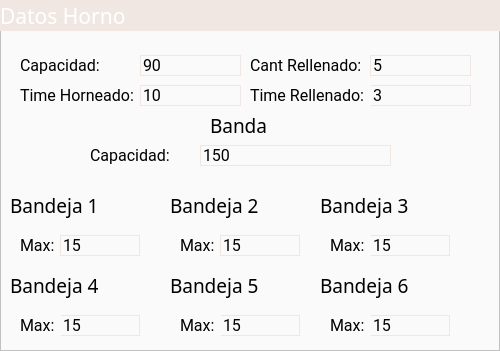
      <widget class="QFrame" name="frame_22">
       <property name="geometry">
        <rect>
         <x>1100</x>
         <y>120</y>
         <width>500</width>
         <height>351</height>
        </rect>
       </property>
       <property name="styleSheet">
        <string notr="true">background-color:rgb(250,250,250);</string>
       </property>
       <property name="frameShape">
        <enum>QFrame::StyledPanel</enum>
       </property>
       <property name="frameShadow">
        <enum>QFrame::Raised</enum>
       </property>
       <widget class="QLabel" name="label_36">
        <property name="geometry">
         <rect>
          <x>0</x>
          <y>0</y>
          <width>501</width>
          <height>31</height>
         </rect>
        </property>
        <property name="font">
         <font>
          <family>Doppio One</family>
          <pointsize>16</pointsize>
          <weight>50</weight>
          <bold>false</bold>
         </font>
        </property>
        <property name="styleSheet">
         <string notr="true">color: white;
background-color:rgb(240, 231, 227);</string>
        </property>
        <property name="text">
         <string>Datos Horno</string>
        </property>
       </widget>
       <widget class="QLabel" name="label_37">
        <property name="geometry">
         <rect>
          <x>20</x>
          <y>50</y>
          <width>91</width>
          <height>31</height>
         </rect>
        </property>
        <property name="font">
         <font>
          <family>Roboto</family>
          <pointsize>12</pointsize>
         </font>
        </property>
        <property name="text">
         <string>Capacidad:</string>
        </property>
       </widget>
       <widget class="QLabel" name="label_39">
        <property name="geometry">
         <rect>
          <x>20</x>
          <y>80</y>
          <width>121</width>
          <height>31</height>
         </rect>
        </property>
        <property name="font">
         <font>
          <family>Roboto</family>
          <pointsize>12</pointsize>
         </font>
        </property>
        <property name="text">
         <string>Time Horneado:</string>
        </property>
       </widget>
       <widget class="QLineEdit" name="txtTiempoHorneado">
        <property name="geometry">
         <rect>
          <x>140</x>
          <y>85</y>
          <width>101</width>
          <height>21</height>
         </rect>
        </property>
        <property name="font">
         <font>
          <family>Roboto</family>
          <pointsize>12</pointsize>
         </font>
        </property>
        <property name="styleSheet">
         <string notr="true">border-width: 1px;
border-style: solid;
border-color: rgb(240, 231, 227);</string>
        </property>
        <property name="text">
         <string>10</string>
        </property>
       </widget>
       <widget class="QLabel" name="label_40">
        <property name="geometry">
         <rect>
          <x>20</x>
          <y>230</y>
          <width>41</width>
          <height>31</height>
         </rect>
        </property>
        <property name="font">
         <font>
          <family>Roboto</family>
          <pointsize>12</pointsize>
         </font>
        </property>
        <property name="text">
         <string>Max:</string>
        </property>
       </widget>
       <widget class="QLineEdit" name="txtMaxBandeja">
        <property name="geometry">
         <rect>
          <x>60</x>
          <y>235</y>
          <width>80</width>
          <height>21</height>
         </rect>
        </property>
        <property name="font">
         <font>
          <family>Roboto</family>
          <pointsize>12</pointsize>
         </font>
        </property>
        <property name="styleSheet">
         <string notr="true">border-width: 1px;
border-style: solid;
border-color: rgb(240, 231, 227);</string>
        </property>
        <property name="text">
         <string>15</string>
        </property>
       </widget>
       <widget class="QLineEdit" name="txtCapacidadHorno">
        <property name="geometry">
         <rect>
          <x>140</x>
          <y>55</y>
          <width>101</width>
          <height>21</height>
         </rect>
        </property>
        <property name="font">
         <font>
          <family>Roboto</family>
          <pointsize>12</pointsize>
         </font>
        </property>
        <property name="styleSheet">
         <string notr="true">border-width: 1px;
border-style: solid;
border-color: rgb(240, 231, 227);</string>
        </property>
        <property name="text">
         <string>90</string>
        </property>
       </widget>
       <widget class="QLabel" name="label_41">
        <property name="geometry">
         <rect>
          <x>10</x>
          <y>190</y>
          <width>131</width>
          <height>31</height>
         </rect>
        </property>
        <property name="font">
         <font>
          <family>Doppio One</family>
          <pointsize>14</pointsize>
         </font>
        </property>
        <property name="styleSheet">
         <string notr="true"/>
        </property>
        <property name="text">
         <string>Bandeja 1</string>
        </property>
       </widget>
       <widget class="QLineEdit" name="txtTiempoRellenado">
        <property name="geometry">
         <rect>
          <x>370</x>
          <y>85</y>
          <width>101</width>
          <height>21</height>
         </rect>
        </property>
        <property name="font">
         <font>
          <family>Roboto</family>
          <pointsize>12</pointsize>
         </font>
        </property>
        <property name="styleSheet">
         <string notr="true">border-width: 1px;
border-style: solid;
border-color: rgb(240, 231, 227);</string>
        </property>
        <property name="text">
         <string>3</string>
        </property>
       </widget>
       <widget class="QLabel" name="label_43">
        <property name="geometry">
         <rect>
          <x>250</x>
          <y>50</y>
          <width>121</width>
          <height>31</height>
         </rect>
        </property>
        <property name="font">
         <font>
          <family>Roboto</family>
          <pointsize>12</pointsize>
         </font>
        </property>
        <property name="text">
         <string>Cant Rellenado:</string>
        </property>
       </widget>
       <widget class="QLineEdit" name="txtCantRellenado">
        <property name="geometry">
         <rect>
          <x>370</x>
          <y>55</y>
          <width>101</width>
          <height>21</height>
         </rect>
        </property>
        <property name="font">
         <font>
          <family>Roboto</family>
          <pointsize>12</pointsize>
         </font>
        </property>
        <property name="styleSheet">
         <string notr="true">border-width: 1px;
border-style: solid;
border-color: rgb(240, 231, 227);</string>
        </property>
        <property name="text">
         <string>5</string>
        </property>
       </widget>
       <widget class="QLabel" name="label_44">
        <property name="geometry">
         <rect>
          <x>250</x>
          <y>80</y>
          <width>121</width>
          <height>31</height>
         </rect>
        </property>
        <property name="font">
         <font>
          <family>Roboto</family>
          <pointsize>12</pointsize>
         </font>
        </property>
        <property name="text">
         <string>Time Rellenado:</string>
        </property>
       </widget>
       <widget class="QLabel" name="label_45">
        <property name="geometry">
         <rect>
          <x>170</x>
          <y>190</y>
          <width>131</width>
          <height>31</height>
         </rect>
        </property>
        <property name="font">
         <font>
          <family>Doppio One</family>
          <pointsize>14</pointsize>
         </font>
        </property>
        <property name="styleSheet">
         <string notr="true"/>
        </property>
        <property name="text">
         <string>Bandeja 2</string>
        </property>
       </widget>
       <widget class="QLabel" name="label_46">
        <property name="geometry">
         <rect>
          <x>180</x>
          <y>230</y>
          <width>41</width>
          <height>31</height>
         </rect>
        </property>
        <property name="font">
         <font>
          <family>Roboto</family>
          <pointsize>12</pointsize>
         </font>
        </property>
        <property name="text">
         <string>Max:</string>
        </property>
       </widget>
       <widget class="QLineEdit" name="txtMaxBandeja_2">
        <property name="geometry">
         <rect>
          <x>220</x>
          <y>235</y>
          <width>80</width>
          <height>21</height>
         </rect>
        </property>
        <property name="font">
         <font>
          <family>Roboto</family>
          <pointsize>12</pointsize>
         </font>
        </property>
        <property name="styleSheet">
         <string notr="true">border-width: 1px;
border-style: solid;
border-color: rgb(240, 231, 227);</string>
        </property>
        <property name="text">
         <string>15</string>
        </property>
       </widget>
       <widget class="QLineEdit" name="txtMaxBandeja_3">
        <property name="geometry">
         <rect>
          <x>370</x>
          <y>235</y>
          <width>80</width>
          <height>21</height>
         </rect>
        </property>
        <property name="font">
         <font>
          <family>Roboto</family>
          <pointsize>12</pointsize>
         </font>
        </property>
        <property name="styleSheet">
         <string notr="true">border-width: 1px;
border-style: solid;
border-color: rgb(240, 231, 227);</string>
        </property>
        <property name="text">
         <string>15</string>
        </property>
       </widget>
       <widget class="QLabel" name="label_47">
        <property name="geometry">
         <rect>
          <x>330</x>
          <y>230</y>
          <width>41</width>
          <height>31</height>
         </rect>
        </property>
        <property name="font">
         <font>
          <family>Roboto</family>
          <pointsize>12</pointsize>
         </font>
        </property>
        <property name="text">
         <string>Max:</string>
        </property>
       </widget>
       <widget class="QLabel" name="label_48">
        <property name="geometry">
         <rect>
          <x>320</x>
          <y>190</y>
          <width>131</width>
          <height>31</height>
         </rect>
        </property>
        <property name="font">
         <font>
          <family>Doppio One</family>
          <pointsize>14</pointsize>
         </font>
        </property>
        <property name="styleSheet">
         <string notr="true"/>
        </property>
        <property name="text">
         <string>Bandeja 3</string>
        </property>
       </widget>
       <widget class="QLineEdit" name="txtMaxBandeja_4">
        <property name="geometry">
         <rect>
          <x>60</x>
          <y>315</y>
          <width>80</width>
          <height>21</height>
         </rect>
        </property>
        <property name="font">
         <font>
          <family>Roboto</family>
          <pointsize>12</pointsize>
         </font>
        </property>
        <property name="styleSheet">
         <string notr="true">border-width: 1px;
border-style: solid;
border-color: rgb(240, 231, 227);</string>
        </property>
        <property name="text">
         <string>15</string>
        </property>
       </widget>
       <widget class="QLabel" name="label_42">
        <property name="geometry">
         <rect>
          <x>10</x>
          <y>270</y>
          <width>131</width>
          <height>31</height>
         </rect>
        </property>
        <property name="font">
         <font>
          <family>Doppio One</family>
          <pointsize>14</pointsize>
         </font>
        </property>
        <property name="styleSheet">
         <string notr="true"/>
        </property>
        <property name="text">
         <string>Bandeja 4</string>
        </property>
       </widget>
       <widget class="QLabel" name="label_49">
        <property name="geometry">
         <rect>
          <x>20</x>
          <y>310</y>
          <width>41</width>
          <height>31</height>
         </rect>
        </property>
        <property name="font">
         <font>
          <family>Roboto</family>
          <pointsize>12</pointsize>
         </font>
        </property>
        <property name="text">
         <string>Max:</string>
        </property>
       </widget>
       <widget class="QLineEdit" name="txtMaxBandeja_5">
        <property name="geometry">
         <rect>
          <x>220</x>
          <y>315</y>
          <width>80</width>
          <height>21</height>
         </rect>
        </property>
        <property name="font">
         <font>
          <family>Roboto</family>
          <pointsize>12</pointsize>
         </font>
        </property>
        <property name="styleSheet">
         <string notr="true">border-width: 1px;
border-style: solid;
border-color: rgb(240, 231, 227);</string>
        </property>
        <property name="text">
         <string>15</string>
        </property>
       </widget>
       <widget class="QLabel" name="label_50">
        <property name="geometry">
         <rect>
          <x>170</x>
          <y>270</y>
          <width>131</width>
          <height>31</height>
         </rect>
        </property>
        <property name="font">
         <font>
          <family>Doppio One</family>
          <pointsize>14</pointsize>
         </font>
        </property>
        <property name="styleSheet">
         <string notr="true"/>
        </property>
        <property name="text">
         <string>Bandeja 5</string>
        </property>
       </widget>
       <widget class="QLabel" name="label_51">
        <property name="geometry">
         <rect>
          <x>180</x>
          <y>310</y>
          <width>41</width>
          <height>31</height>
         </rect>
        </property>
        <property name="font">
         <font>
          <family>Roboto</family>
          <pointsize>12</pointsize>
         </font>
        </property>
        <property name="text">
         <string>Max:</string>
        </property>
       </widget>
       <widget class="QLineEdit" name="txtMaxBandeja_6">
        <property name="geometry">
         <rect>
          <x>370</x>
          <y>315</y>
          <width>80</width>
          <height>21</height>
         </rect>
        </property>
        <property name="font">
         <font>
          <family>Roboto</family>
          <pointsize>12</pointsize>
         </font>
        </property>
        <property name="styleSheet">
         <string notr="true">border-width: 1px;
border-style: solid;
border-color: rgb(240, 231, 227);</string>
        </property>
        <property name="text">
         <string>15</string>
        </property>
       </widget>
       <widget class="QLabel" name="label_52">
        <property name="geometry">
         <rect>
          <x>320</x>
          <y>270</y>
          <width>131</width>
          <height>31</height>
         </rect>
        </property>
        <property name="font">
         <font>
          <family>Doppio One</family>
          <pointsize>14</pointsize>
         </font>
        </property>
        <property name="styleSheet">
         <string notr="true"/>
        </property>
        <property name="text">
         <string>Bandeja 6</string>
        </property>
       </widget>
       <widget class="QLabel" name="label_53">
        <property name="geometry">
         <rect>
          <x>330</x>
          <y>310</y>
          <width>41</width>
          <height>31</height>
         </rect>
        </property>
        <property name="font">
         <font>
          <family>Roboto</family>
          <pointsize>12</pointsize>
         </font>
        </property>
        <property name="text">
         <string>Max:</string>
        </property>
       </widget>
       <widget class="QLabel" name="label_38">
        <property name="geometry">
         <rect>
          <x>210</x>
          <y>110</y>
          <width>61</width>
          <height>31</height>
         </rect>
        </property>
        <property name="font">
         <font>
          <family>Doppio One</family>
          <pointsize>14</pointsize>
         </font>
        </property>
        <property name="styleSheet">
         <string notr="true"/>
        </property>
        <property name="text">
         <string>Banda</string>
        </property>
       </widget>
       <widget class="QLineEdit" name="txtCapacidadBandaHorno">
        <property name="geometry">
         <rect>
          <x>200</x>
          <y>145</y>
          <width>191</width>
          <height>21</height>
         </rect>
        </property>
        <property name="font">
         <font>
          <family>Roboto</family>
          <pointsize>12</pointsize>
         </font>
        </property>
        <property name="styleSheet">
         <string notr="true">border-width: 1px;
border-style: solid;
border-color: rgb(240, 231, 227);</string>
        </property>
        <property name="text">
         <string>150</string>
        </property>
       </widget>
       <widget class="QLabel" name="label_54">
        <property name="geometry">
         <rect>
          <x>90</x>
          <y>140</y>
          <width>91</width>
          <height>31</height>
         </rect>
        </property>
        <property name="font">
         <font>
          <family>Roboto</family>
          <pointsize>12</pointsize>
         </font>
        </property>
        <property name="text">
         <string>Capacidad:</string>
        </property>
       </widget>
      </widget>
